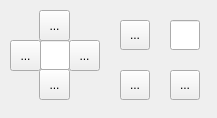
<?xml version="1.0" encoding="UTF-8"?>
<ui version="4.0">
 <class>DLG_ControlBody</class>
 <widget class="QDialog" name="DLG_ControlBody">
  <property name="geometry">
   <rect>
    <x>0</x>
    <y>0</y>
    <width>217</width>
    <height>118</height>
   </rect>
  </property>
  <property name="windowTitle">
   <string>Dialog</string>
  </property>
  <widget class="QToolButton" name="TB_UPArrow">
   <property name="geometry">
    <rect>
     <x>39</x>
     <y>10</y>
     <width>31</width>
     <height>31</height>
    </rect>
   </property>
   <property name="text">
    <string>...</string>
   </property>
   <property name="icon">
    <iconset>
     <normaloff>Resources/ic_upArrow.png</normaloff>Resources/ic_upArrow.png</iconset>
   </property>
  </widget>
  <widget class="QToolButton" name="TB_LEFTArrow">
   <property name="geometry">
    <rect>
     <x>10</x>
     <y>40</y>
     <width>31</width>
     <height>31</height>
    </rect>
   </property>
   <property name="text">
    <string>...</string>
   </property>
   <property name="icon">
    <iconset>
     <normaloff>Resources/ic_leftArrow.png</normaloff>Resources/ic_leftArrow.png</iconset>
   </property>
  </widget>
  <widget class="QToolButton" name="TB_RIGHTArrow">
   <property name="geometry">
    <rect>
     <x>69</x>
     <y>40</y>
     <width>31</width>
     <height>31</height>
    </rect>
   </property>
   <property name="text">
    <string>...</string>
   </property>
   <property name="icon">
    <iconset>
     <normaloff>Resources/ic_rightArrow.png</normaloff>Resources/ic_rightArrow.png</iconset>
   </property>
  </widget>
  <widget class="QToolButton" name="TB_BOTTOMArrow">
   <property name="geometry">
    <rect>
     <x>39</x>
     <y>69</y>
     <width>31</width>
     <height>31</height>
    </rect>
   </property>
   <property name="text">
    <string>...</string>
   </property>
   <property name="icon">
    <iconset>
     <normaloff>Resources/ic_bottomArrow.png</normaloff>Resources/ic_bottomArrow.png</iconset>
   </property>
  </widget>
  <widget class="QLineEdit" name="LE_TransValue">
   <property name="geometry">
    <rect>
     <x>40</x>
     <y>40</y>
     <width>30</width>
     <height>30</height>
    </rect>
   </property>
  </widget>
  <widget class="QToolButton" name="TB_XRotation">
   <property name="geometry">
    <rect>
     <x>170</x>
     <y>70</y>
     <width>30</width>
     <height>30</height>
    </rect>
   </property>
   <property name="text">
    <string>...</string>
   </property>
   <property name="icon">
    <iconset>
     <normaloff>Resources/ic_xRotArrow.png</normaloff>Resources/ic_xRotArrow.png</iconset>
   </property>
  </widget>
  <widget class="QToolButton" name="TB_YRotation">
   <property name="geometry">
    <rect>
     <x>120</x>
     <y>20</y>
     <width>30</width>
     <height>30</height>
    </rect>
   </property>
   <property name="text">
    <string>...</string>
   </property>
   <property name="icon">
    <iconset>
     <normaloff>Resources/ic_yRotArrow.png</normaloff>Resources/ic_yRotArrow.png</iconset>
   </property>
  </widget>
  <widget class="QToolButton" name="TB_ZRotation">
   <property name="geometry">
    <rect>
     <x>120</x>
     <y>70</y>
     <width>30</width>
     <height>30</height>
    </rect>
   </property>
   <property name="text">
    <string>...</string>
   </property>
   <property name="icon">
    <iconset>
     <normaloff>Resources/ic_zRotArrow.png</normaloff>Resources/ic_zRotArrow.png</iconset>
   </property>
  </widget>
  <widget class="QLineEdit" name="LE_AngleValue">
   <property name="geometry">
    <rect>
     <x>170</x>
     <y>20</y>
     <width>30</width>
     <height>30</height>
    </rect>
   </property>
  </widget>
 </widget>
 <resources/>
 <connections/>
</ui>
